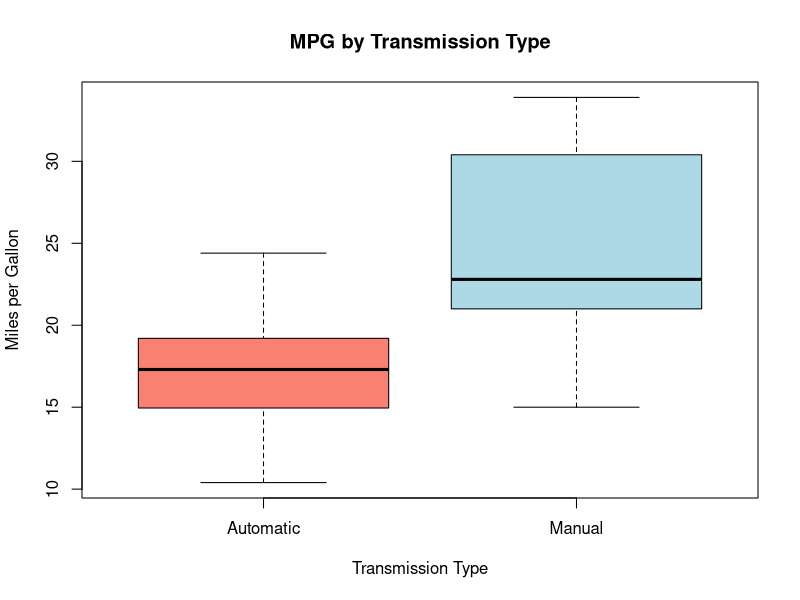
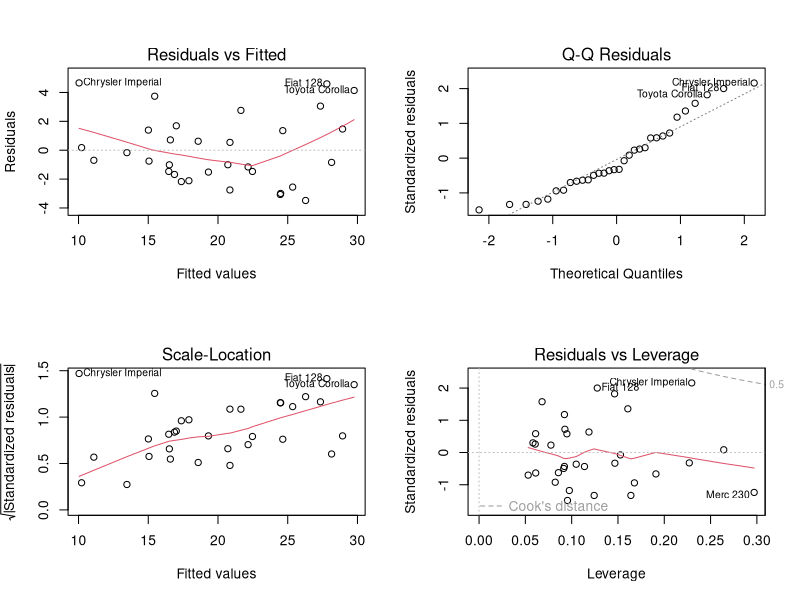

Generate these figures, in order, with R:
## ---- chunk 1
library(datasets)
data(mtcars)
dt <- mtcars
for (i in 1:nrow(dt)){
  if (dt$am[i] == 0) {dt$trans[i] <- "Automatic"}
  else if (dt$am[i] == 1) {dt$trans[i] <- "Manual"}
}
## ---- chunk 2
mpg_am <- dt[mtcars$am == 0,]$mpg
mpg_mt <- dt[mtcars$am == 1,]$mpg
t.test(mpg_am, mpg_mt)
## ---- chunk 3
fit1 <- lm(mpg~am, data = dt)
summary(fit1)
## ---- chunk 4
fit <- lm(mpg ~ . , data = dt)
fit.best <- step(fit, trace=0)
summary(fit.best)
## ---- chunk 5
boxplot(mpg~trans, data = dt, col = c("salmon", "light blue"), xlab = "Transmission Type",
        ylab = "Miles per Gallon", main = "MPG by Transmission Type")
## ---- chunk 6
par(mfrow = c(2,2))
plot(fit.best)
